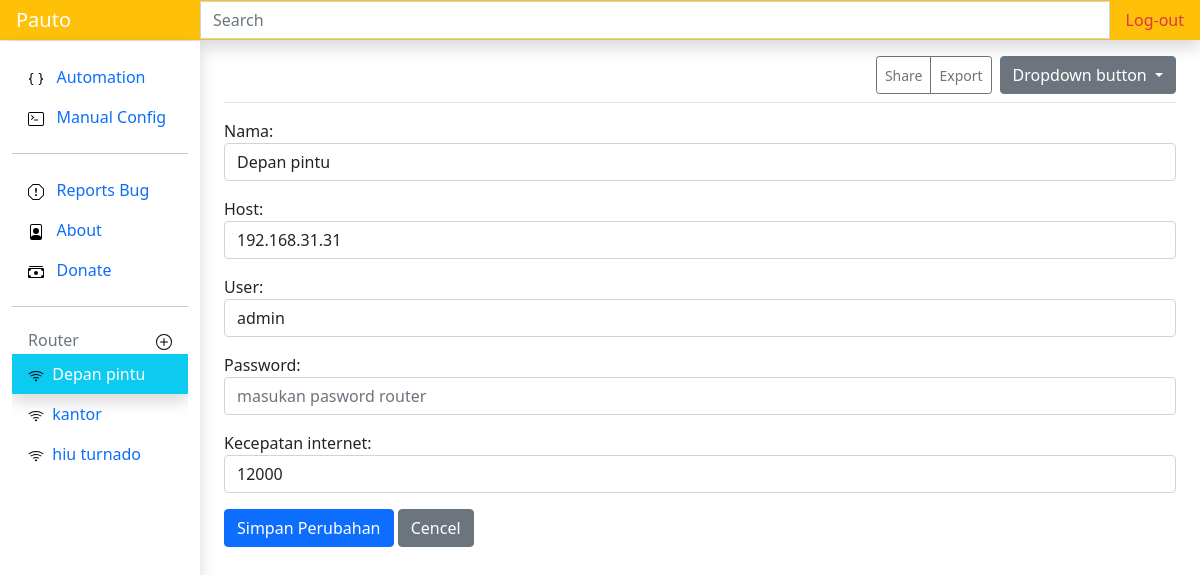
Page /updaterouter/1 (signed in) on the earlier database version.
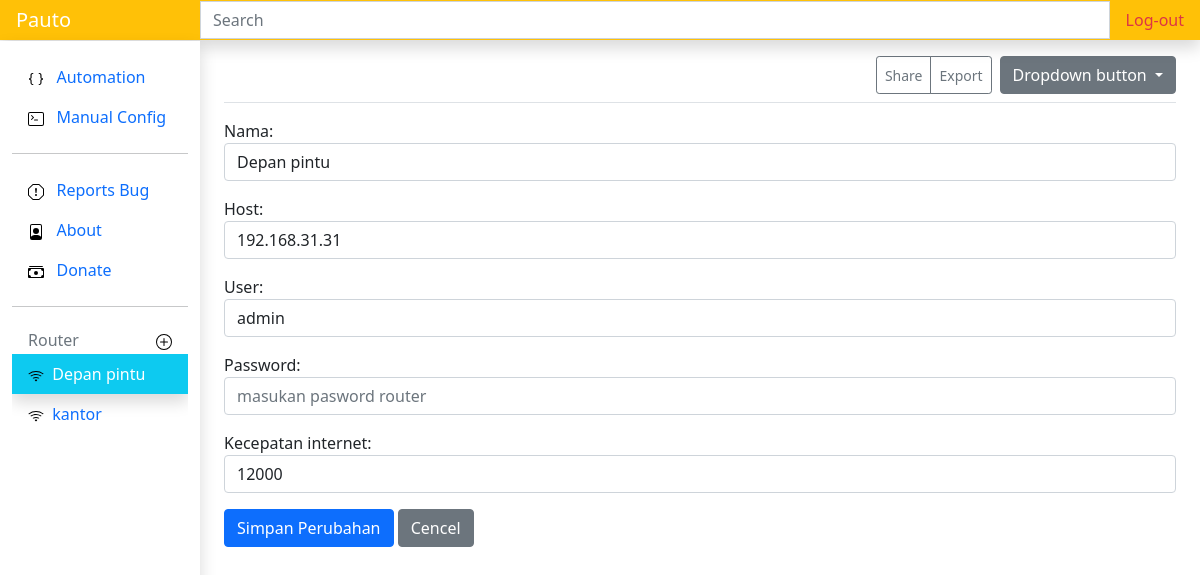
Same page on the later database version.
### routerapp/models.py (models this page shows, shortened)
class Routerm(models.Model):
    nama = models.CharField(max_length=50)
    host = models.CharField(max_length=50)
    user = models.CharField(max_length=30)
    password = models.CharField(max_length=50, blank=True)
    kecepatan_internet = models.IntegerField(blank=True)
    pub_date = models.DateField(auto_now=True)

### routerapp/views.py (the view)
# urls.py: path('updaterouter/<int:idr>',views.updaterouter,name='uprouter'),
@login_required(login_url=settings.LOGIN_URL)
def updaterouter(request, idr):
    router = Routerm.objects.get(id=idr)
    if request.method == 'POST':
        form = RoutermForm(request.POST, instance=router)
        if form.is_valid():
            form.save()
            messages.success(request,"berhasil mengubah router")
            return redirect('router', idr)
    else:
        form = RoutermForm(instance=router)
        routerside = Routerm.objects.all()
        context = {
            'idk' : idr,
            'form' : form,
            'routerside': routerside
        }
        return render(request, 'uprouter.html', context)

### routerapp/forms.py
class RoutermForm(ModelForm):
    class Meta:
        model = Routerm
        fields = '__all__'
        widgets = {
            'nama': forms.TextInput({'class': 'form-control', 'placeholder': 'masukan nama untuk router'}),
            'host': forms.TextInput({'class': 'form-control', 'placeholder': 'alamat host router | contoh: 192.168.1.1'}),
            'user': forms.TextInput({'class': 'form-control', 'placeholder': 'masukan username router'}),
            'password': forms.TextInput({'class': 'form-control', 'placeholder': 'masukan pasword router'}),
            'kecepatan_internet': forms.TextInput({'class': 'form-control', 'placeholder': 'dalam kilobyte'}),
        }

### routerapp/templates/uprouter.html (shortened to what this page needs)
{% extends 'base.html' %}
{% load static %}
{% block content %}
    <form action="" method="post">
        {{form.as_p}}
        <input class="btn btn-primary" type="submit" value="Simpan Perubahan">
        <a href="{% url 'router' idk %}" class="btn btn-secondary" >Cencel</a>
    </form>
{% endblock content %}
{% block routerside %}
{% include 'routerside.html' %}
{% endblock routerside %}

### templates/routerside.html (shortened to what this page needs)
<div class="pb-lg-5 overflow-auto">
    {% load static %}
    {% for routerside in routerside %}
    <li class="nav-item">
        <a class="nav-link {% if routerside.id == idk %}shadow text-white bg-info{% endif %}" href="{% url 'router' routerside.id %}">
            <img src="{% static 'icons/wifi.svg' %}" alt="">&nbsp;
            {{routerside.nama}}
        </a>
    </li>
    {% endfor %}
</div>

Differences in the rows shown:
removed Routerm: nama "hiu turnado"
